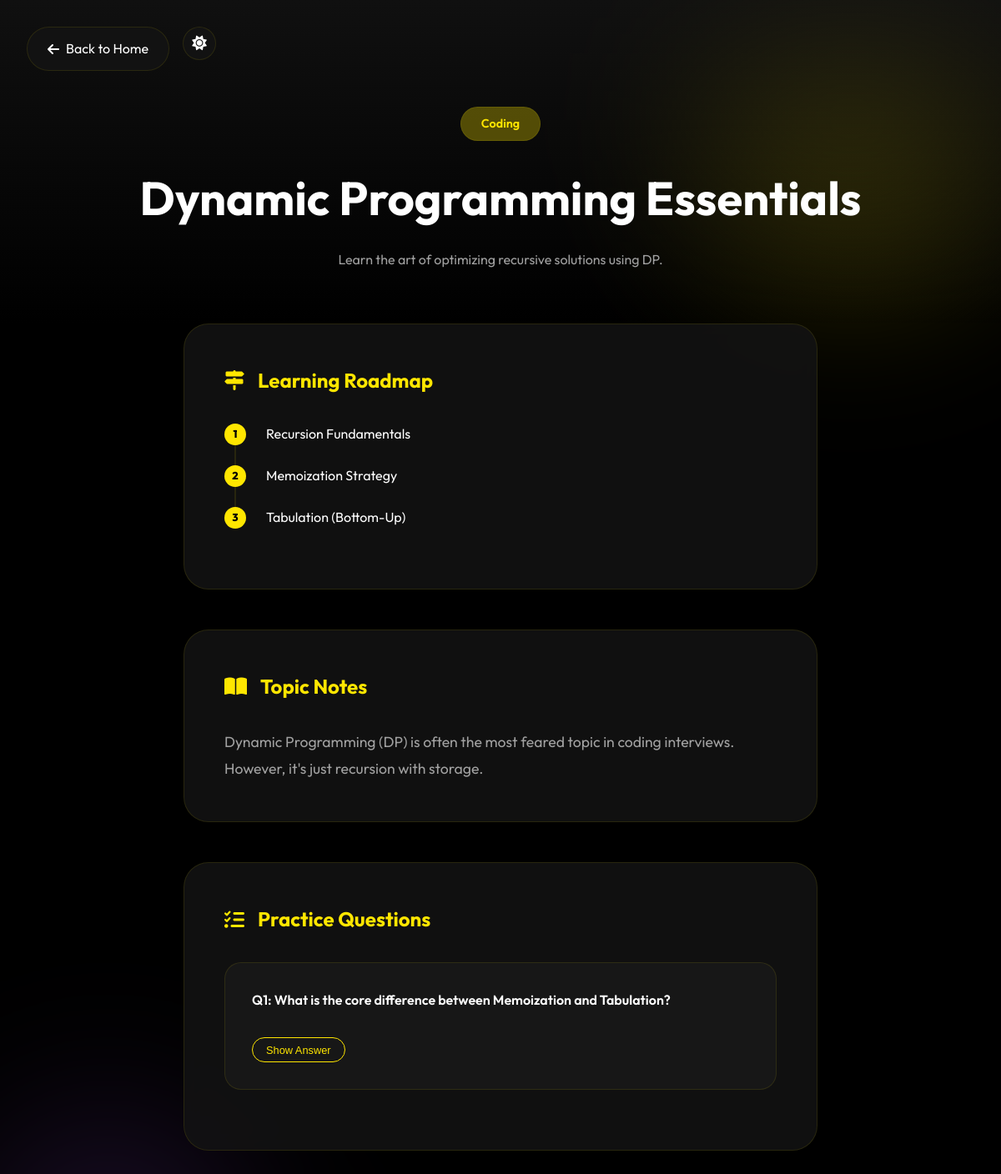
The app's page /prep/2 with its own data.
### tables this page shows
CREATE TABLE prep_materials (
        id INTEGER PRIMARY KEY AUTOINCREMENT,
        category TEXT NOT NULL,
        title TEXT NOT NULL,
        description TEXT,
        roadmap TEXT,
        notes TEXT,
        questions TEXT
    );

### app.py (the view)
@app.get("/prep/{prep_id}", response_class=HTMLResponse)
async def prep_detail(request: Request, prep_id: int):
    conn = get_db_connection()
    prep = conn.execute('SELECT * FROM prep_materials WHERE id = ?', (prep_id,)).fetchone()
    conn.close()
    if prep:
        p_dict = dict(prep)
        p_dict['roadmap'] = json.loads(p_dict['roadmap'])
        p_dict['questions'] = json.loads(p_dict['questions'])
        return templates.TemplateResponse("prep_detail.html", {"request": request, "prep": p_dict})
    return HTMLResponse(content="Preparation material not found", status_code=404)

### templates/prep_detail.html (shortened to what this page needs)
<!DOCTYPE html>
<html lang="en">
<head>
    <link rel="stylesheet" href="/static/css/style.css">
    <link rel="stylesheet" href="https://cdnjs.cloudflare.com/ajax/libs/font-awesome/6.4.0/css/all.min.css">
</head>
<body>
    <div style="position: fixed; top: 2rem; left: 2rem; z-index: 1001; display: flex; gap: 1rem;">
        <a href="/" class="back-btn" style="position: static; margin: 0;"><i class="fas fa-arrow-left"></i> Back to
            Home</a>
        <button class="theme-toggle" id="themeToggle">
            <i class="fas fa-sun"></i>
        </button>
    </div>
    <header class="detail-header">
        <span class="category-badge">{{ prep.category }}</span>
        <h1 style="font-size: 3.5rem; margin-bottom: 1rem;">{{ prep.title }}</h1>
        <p style="color: var(--text-secondary); max-width: 600px; margin: 0 auto;">{{ prep.description }}</p>
    </header>
    <div class="detail-container">
        <div class="content-card">
            <div class="section-header">
                <i class="fas fa-map-signs"></i>
                <h2>Learning Roadmap</h2>
            </div>
            <ul class="roadmap-list">
                {% for step in prep.roadmap %}
                <li class="roadmap-item">
                    <div class="step-num">{{ loop.index }}</div>
                    <span>{{ step }}</span>
                </li>
                {% endfor %}
            </ul>
        </div>
        <div class="content-card">
            <div class="section-header">
                <i class="fas fa-book-open"></i>
                <h2>Topic Notes</h2>
            </div>
            <div class="notes-content">
                {{ prep.notes }}
            </div>
        </div>
        <div class="content-card">
            <div class="section-header">
                <i class="fas fa-tasks"></i>
                <h2>Practice Questions</h2>
            </div>
            {% for q in prep.questions %}
            <div class="question-card">
                <span class="question-text">Q{{ loop.index }}: {{ q.q }}</span>
                <button class="show-answer" onclick="toggleAnswer(this)">Show Answer</button>
            </div>
            {% endfor %}
        </div>
    </div>
</body>
</html>

### static/css/style.css (style rules this page uses)
:root { --bg-color: #000000; --card-bg: rgba(20, 20, 20, 0.8); --border-color: rgba(255, 230, 0, 0.1); --accent-color: #ffe600; --accent-glow: rgba(255, 230, 0, 0.3); --secondary-color: #ff9900; --text-primary: #ffffff; --text-secondary: #a1a1a1; --nav-bg: rgba(5, 6, 11, 0.8); --glass-blur: blur(16px); --transition: all 0.4s cubic-bezier(0.16, 1, 0.3, 1); --modal-overlay: rgba(0, 0, 0, 0.8); }
html { scroll-behavior: smooth; }
* { margin: 0; padding: 0; box-sizing: border-box; }
body { font-family: 'Outfit', sans-serif; background-color: var(--bg-color); color: var(--text-primary); overflow-x: hidden; line-height: 1.6; }
body::before { content: ''; position: fixed; top: -10%; right: -10%; width: 600px; height: 600px; background: radial-gradient(circle, var(--accent-glow) 0%, transparent 70%); z-index: -1; filter: blur(80px); }
body::after { content: ''; position: fixed; bottom: -10%; left: -10%; width: 500px; height: 500px; background: radial-gradient(circle, rgba(168, 85, 247, 0.2) 0%, transparent 70%); z-index: -1; filter: blur(80px); }
.theme-toggle { background: var(--card-bg); border: 1px solid var(--border-color); color: var(--text-primary); width: 40px; height: 40px; border-radius: 50%; display: flex; align-items: center; justify-content: center; cursor: pointer; transition: var(--transition); font-size: 1.1rem; }

### templates/prep_detail.html (style rules this page uses)
.detail-header { padding: 8rem 10% 4rem; background: linear-gradient(to bottom, var(--card-bg), transparent); text-align: center; }
.category-badge { background: var(--accent-glow); color: var(--accent-color); padding: 0.5rem 1.5rem; border-radius: 50px; font-size: 0.9rem; font-weight: 600; display: inline-block; margin-bottom: 1.5rem; border: 1px solid var(--border-color); }
.detail-container { max-width: 1000px; margin: 0 auto; padding: 0 10% 10rem; }
.content-card { background: var(--card-bg); border: 1px solid var(--border-color); border-radius: 30px; padding: 3rem; backdrop-filter: var(--glass-blur); margin-bottom: 3rem; }
.section-header { display: flex; align-items: center; gap: 1rem; margin-bottom: 2rem; color: var(--accent-color); }
.section-header i { font-size: 1.5rem; }
.roadmap-list { list-style: none; }
.roadmap-item { display: flex; align-items: center; gap: 1.5rem; margin-bottom: 1.5rem; position: relative; }
.roadmap-item::before { content: ''; position: absolute; left: 12px; top: 24px; bottom: -24px; width: 2px; background: var(--border-color); }
.roadmap-item:last-child::before { display: none; }
.step-num { width: 26px; height: 26px; background: var(--accent-color); border-radius: 50%; display: flex; align-items: center; justify-content: center; color: var(--bg-color); font-weight: 800; font-size: 0.8rem; position: relative; z-index: 1; }
.notes-content { line-height: 1.8; color: var(--text-secondary); font-size: 1.1rem; }
.question-card { background: rgba(255, 255, 255, 0.03); border: 1px solid var(--border-color); padding: 2rem; border-radius: 20px; margin-bottom: 1.5rem; }
.question-text { font-weight: 600; margin-bottom: 1rem; display: block; }
.show-answer { background: transparent; border: 1px solid var(--accent-color); color: var(--accent-color); padding: 0.4rem 1rem; border-radius: 50px; cursor: pointer; font-size: 0.8rem; margin-top: 1rem; transition: var(--transition); }
.back-btn { position: fixed; top: 2rem; left: 2rem; z-index: 1001; background: var(--card-bg); border: 1px solid var(--border-color); color: var(--text-primary); padding: 0.8rem 1.5rem; border-radius: 50px; text-decoration: none; backdrop-filter: var(--glass-blur); display: flex; align-items: center; gap: 0.5rem; transition: var(--transition); }

### records on screen
prep_materials: category "Coding", title "Dynamic Programming Essentials", description "Learn the art of optimizing recursive solutions using DP.", notes "Dynamic Programming (DP) is often the most feared topic in coding interviews. However, it's just recursion with storage."

### other values on screen
{{ step }} "Recursion Fundamentals" "Memoization Strategy" "Tabulation (Bottom-Up)"
{{ q.q }} "What is the core difference between Memoization and Tabulation?"
